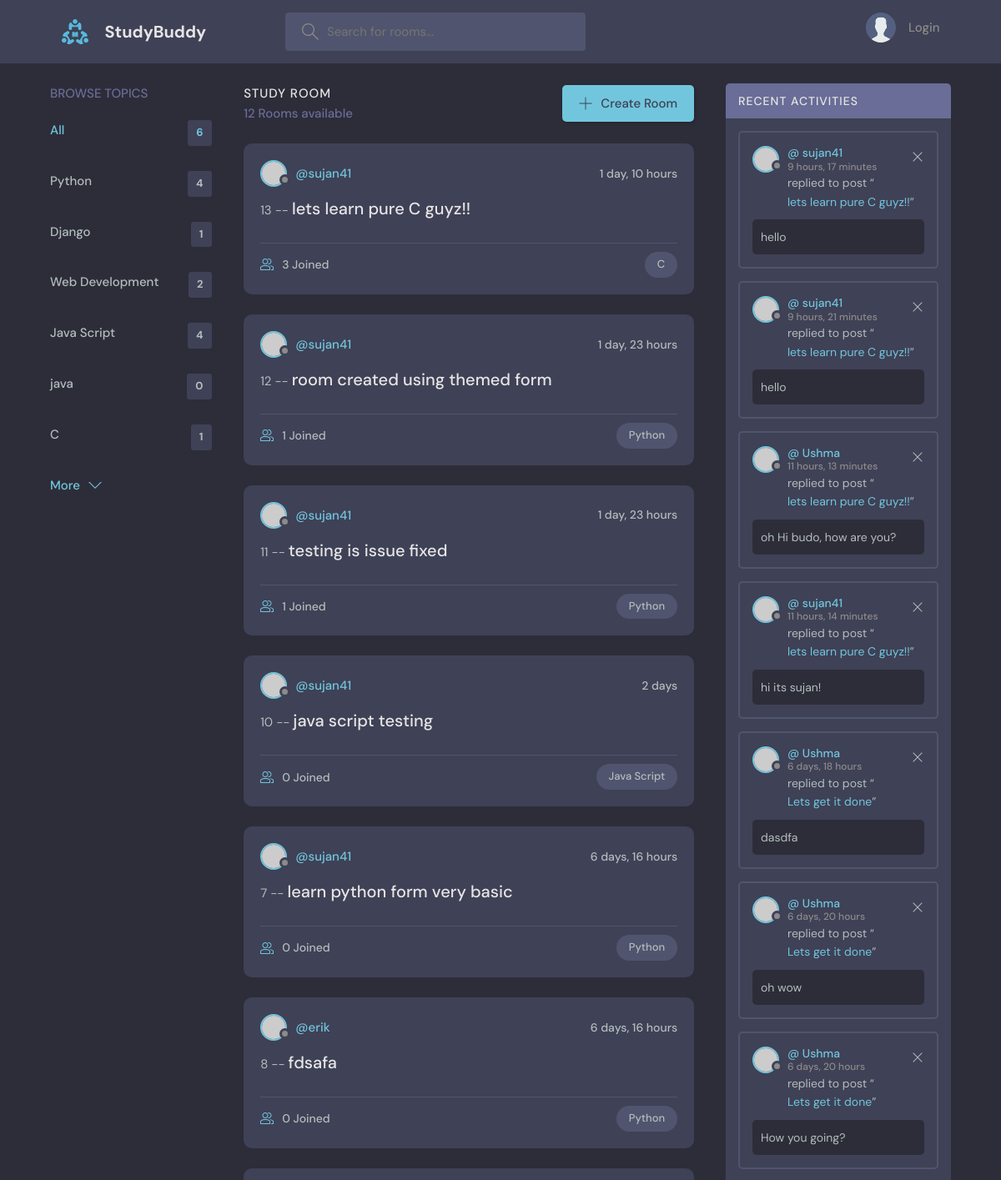
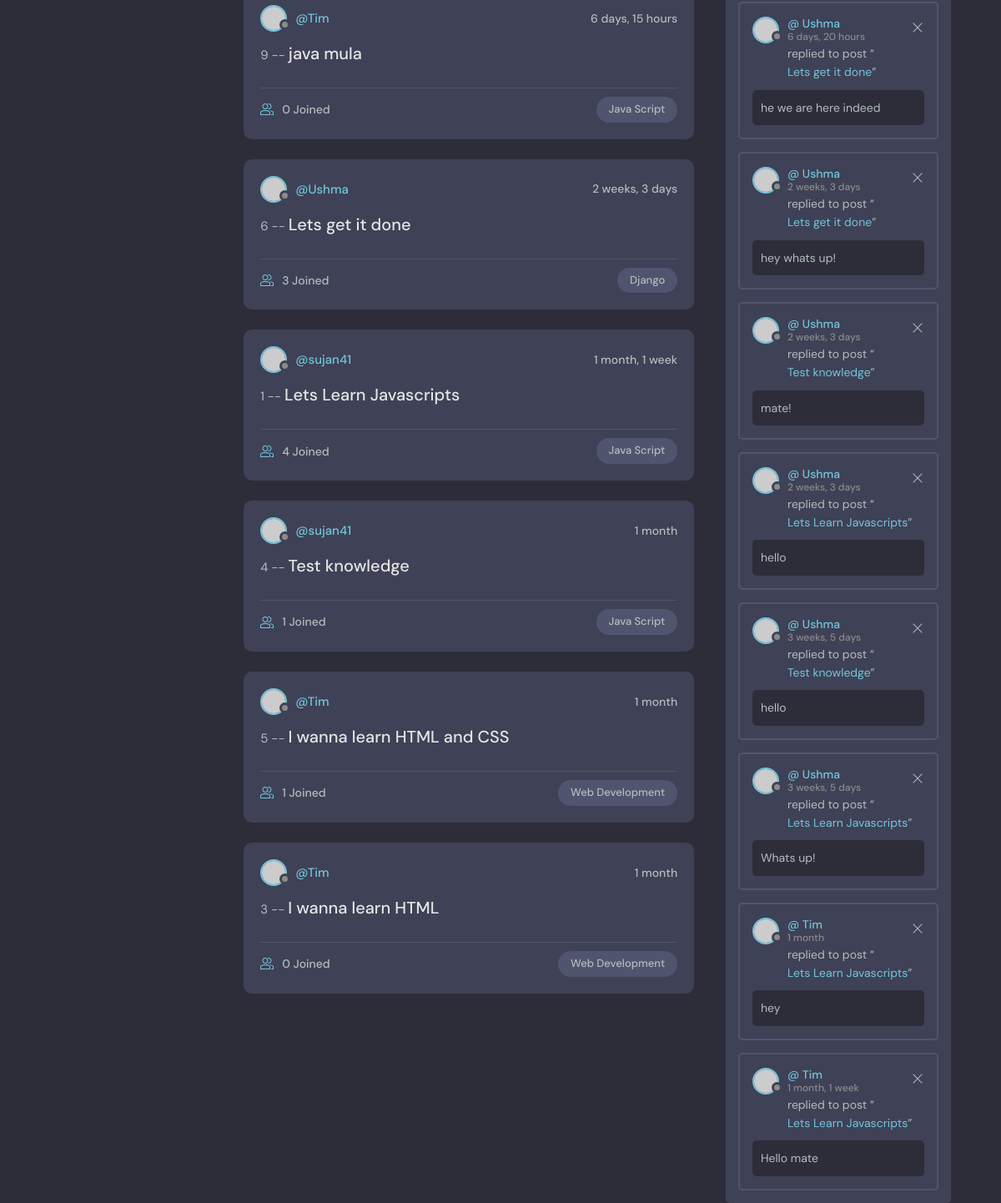
The page / on the database its author committed (2 pictures, top to bottom).
### base/models.py (models this page shows, shortened)
class Topic(models.Model):
    name = models.CharField(max_length=200)

class Room(models.Model):
    host = models.ForeignKey(User, on_delete=models.SET_NULL, null=True)
    topic = models.ForeignKey(Topic, on_delete=models.SET_NULL, null=True)
    name = models.CharField(max_length=200)
    description = models.TextField(null=True, blank=True)
    participants = models.ManyToManyField(User, related_name='participants', blank=True)
    updated = models.DateTimeField(auto_now=True)
    created = models.DateTimeField(auto_now_add=True)
    class Meta:
        ordering = ['-updated', '-created']

class Message(models.Model):
    user = models.ForeignKey(User, on_delete=models.CASCADE)
    room = models.ForeignKey(Room, on_delete=models.CASCADE)
    body = models.TextField()
    updated = models.DateTimeField(auto_now=True)
    created = models.DateTimeField(auto_now_add=True)
    class Meta:
        ordering = ['-updated', '-created']
    def __str__(self):
        return self.body[0:50]

### base/views.py (the view)
# urls.py: path('', views.home, name="home"),
def home(request):
    q = request.GET.get('q') if request.GET.get('q') != None else ''
    rooms = Room.objects.filter(Q(topic__name__icontains=q) |
        Q(topic__name__icontains=q) |
        Q(host__username__icontains=q) |
        Q(name__icontains=q) |
        Q(description__icontains=q))
    topics = Topic.objects.all()
    room_count = rooms.count()
    room_messages = Message.objects.filter(Q(room__topic__name__icontains=q))
    context = {'rooms': rooms, 'topics': topics, 'room_count':room_count, 'room_messages': room_messages}
    return render(request,'base/home.html', context)

### base/templates/base/home.html
{% extends 'main.html'%}
{% block content %}
    <main class="layout layout--3">
      <div class="container">
        {% include 'base/topics_components.html' %}
        {% include 'base/feed_components.html' %}
         {% include 'base/activity-component.html' %}
      </div>
    </main>
{% endblock %}

### base/templates/base/topics_components.html
        <div class="topics">
          <div class="topics__header">
            <h2>Browse Topics</h2>
          </div>
          <ul class="topics__list">
            <li>
              <a href="{% url 'home'%}" class="active">All <span>{{topics.count}}</span></a>
            </li>
            {% for topic in topics %}
            <li>
              <a href="{% url 'home' %}?q={{topic.name}}">{{topic.name}}<span>{{topic.room_set.all.count}}</span></a>
            </li>
            {% endfor %}
          </ul>
          <a class="btn btn--link" href="topics.html">
            More
            <svg version="1.1" xmlns="http://www.w3.org/2000/svg" width="32" height="32" viewBox="0 0 32 32">
              <title>chevron-down</title>
              <path d="M16 21l-13-13h-3l16 16 16-16h-3l-13 13z"></path>
            </svg>
          </a>
        </div>

### base/templates/base/feed_components.html (shortened to what this page needs)
        <div class="roomList">
          <div class="roomList__header">
            <div>
              <h2>Study Room</h2>
              <p>{{rooms.count}} Rooms available</p>
            </div>
            <a class="btn btn--main" href="{% url 'create-room' %}">
              <svg version="1.1" xmlns="http://www.w3.org/2000/svg" width="32" height="32" viewBox="0 0 32 32">
                <title>add</title>
                <path
                  d="M16.943 0.943h-1.885v14.115h-14.115v1.885h14.115v14.115h1.885v-14.115h14.115v-1.885h-14.115v-14.115z"
                ></path>
              </svg>
              Create Room
            </a>
          </div>
          {% for room in rooms %}
            <div class="roomListRoom">
                <div class="roomListRoom__header">
                <a href="{% url 'profile' room.host.id %}" class="roomListRoom__author">
                    <div class="avatar avatar--small">
                    <img src="https://randomuser.me/api/portraits/women/11.jpg" />
                    </div>
                    <span>@{{room.host.username}}</span>
                </a>
                <div class="roomListRoom__actions">
                    <span>{{room.created | timesince}}</span>
                </div>
                </div>
                <div class="roomListRoom__content">
                {{room.id}} -- <a href="/room/{{room.id}}">{{room.name}}</a>
                </div>
                <div class="roomListRoom__meta">
                <a href="room.html" class="roomListRoom__joined">
                    {{room.participants.count}} Joined
                </a>
                <p class="roomListRoom__topic">{{room.topic.name}}</p>
                </div>
            </div>
          {%endfor%}
        </div>

### base/templates/base/activity-component.html (shortened to what this page needs)
        <div class="activities">
          <div class="activities__header">
            <h2>Recent Activities</h2>
          </div>
          {% for message in room_messages %}
            <div class="activities__box">
                <div class="activities__boxHeader roomListRoom__header">
                    <a href="{% url 'profile' message.user.id %}" class="roomListRoom__author">
                        <div class="avatar avatar--small">
                        <img src="https://randomuser.me/api/portraits/women/11.jpg" />
                        </div>
                        <p>
                        @ {{message.user}}
                        <span>{{message.created|timesince}}</span>
                        </p>
                    </a>
                <div class="roomListRoom__actions">
                    <a href="{% url 'delete-message' message.id %}">
                    <svg version="1.1" xmlns="http://www.w3.org/2000/svg" width="32" height="32" viewBox="0 0 32 32">
                        <title>remove</title>
                        <path
                        d="M27.314 6.019l-1.333-1.333-9.98 9.981-9.981-9.981-1.333 1.333 9.981 9.981-9.981 9.98 1.333 1.333 9.981-9.98 9.98 9.98 1.333-1.333-9.98-9.98 9.98-9.981z"
                        ></path>
                    </svg>
                    </a>
                </div>
                </div>
                <div class="activities__boxContent">
                <p>replied to post “<a href="{% url 'room' message.room.id %}">{{message.room.name}}</a>”</p>
                <div class="activities__boxRoomContent">
                    {{message}}
                </div>
                </div>
            </div>
          {% endfor %}
        </div>

### rows shown on the page
Topic: name "Python", room_set.all.count "4"
Topic: name "Django", room_set.all.count "1"
Topic: name "Web Development", room_set.all.count "2"
Topic: name "Java Script", room_set.all.count "4"
Topic: name "java", room_set.all.count "0"
Topic: name "C", room_set.all.count "1"
Room: host.username "sujan41", created "1 day, 10 hours", id "13", name "lets learn pure C guyz!!", participants.count "3", topic.name "C"
Room: host.username "sujan41", created "1 day, 23 hours", id "12", name "room created using themed form", participants.count "1", topic.name "Python"
Room: host.username "sujan41", created "1 day, 23 hours", id "11", name "testing is issue fixed", participants.count "1", topic.name "Python"
Room: host.username "sujan41", created "2 days", id "10", name "java script testing", participants.count "0", topic.name "Java Script"
Room: host.username "sujan41", created "6 days, 16 hours", id "7", name "learn python form very basic", participants.count "0", topic.name "Python"
Room: host.username "erik", created "6 days, 16 hours", id "8", name "fdsafa", participants.count "0", topic.name "Python"
Room: host.username "Tim", created "6 days, 15 hours", id "9", name "java mula", participants.count "0", topic.name "Java Script"
Room: host.username "Ushma", created "2 weeks, 3 days", id "6", name "Lets get it done", participants.count "3", topic.name "Django"
Room: host.username "sujan41", created "1 month, 1 week", id "1", name "Lets Learn Javascripts", participants.count "4", topic.name "Java Script"
Room: host.username "sujan41", created "1 month", id "4", name "Test knowledge", participants.count "1", topic.name "Java Script"
Room: host.username "Tim", created "1 month", id "5", name "I wanna learn HTML and CSS", participants.count "1", topic.name "Web Development"
Room: host.username "Tim", created "1 month", id "3", name "I wanna learn HTML", participants.count "0", topic.name "Web Development"
Message: user "sujan41", created "9 hours, 17 minutes", room.name "lets learn pure C guyz!!", body "hello"
Message: user "sujan41", created "9 hours, 21 minutes", room.name "lets learn pure C guyz!!", body "hello"
Message: user "Ushma", created "11 hours, 13 minutes", room.name "lets learn pure C guyz!!", body "oh Hi budo, how are you?"
Message: user "sujan41", created "11 hours, 14 minutes", room.name "lets learn pure C guyz!!", body "hi its sujan!"
Message: user "Ushma", created "6 days, 18 hours", room.name "Lets get it done", body "dasdfa"
Message: user "Ushma", created "6 days, 20 hours", room.name "Lets get it done", body "oh wow"
Message: user "Ushma", created "6 days, 20 hours", room.name "Lets get it done", body "How you going?"
Message: user "Ushma", created "6 days, 20 hours", room.name "Lets get it done", body "he we are here indeed"
Message: user "Ushma", created "2 weeks, 3 days", room.name "Lets get it done", body "hey whats up!"
Message: user "Ushma", created "2 weeks, 3 days", room.name "Test knowledge", body "mate!"
Message: user "Ushma", created "2 weeks, 3 days", room.name "Lets Learn Javascripts", body "hello"
Message: user "Ushma", created "3 weeks, 5 days", room.name "Test knowledge", body "hello"
Message: user "Ushma", created "3 weeks, 5 days", room.name "Lets Learn Javascripts", body "Whats up!"
Message: user "Tim", created "1 month", room.name "Lets Learn Javascripts", body "hey"
Message: user "Tim", created "1 month, 1 week", room.name "Lets Learn Javascripts", body "Hello mate"

### other values the page prints
{{ topics.count }} "6"
{{ rooms.count }} "12"
